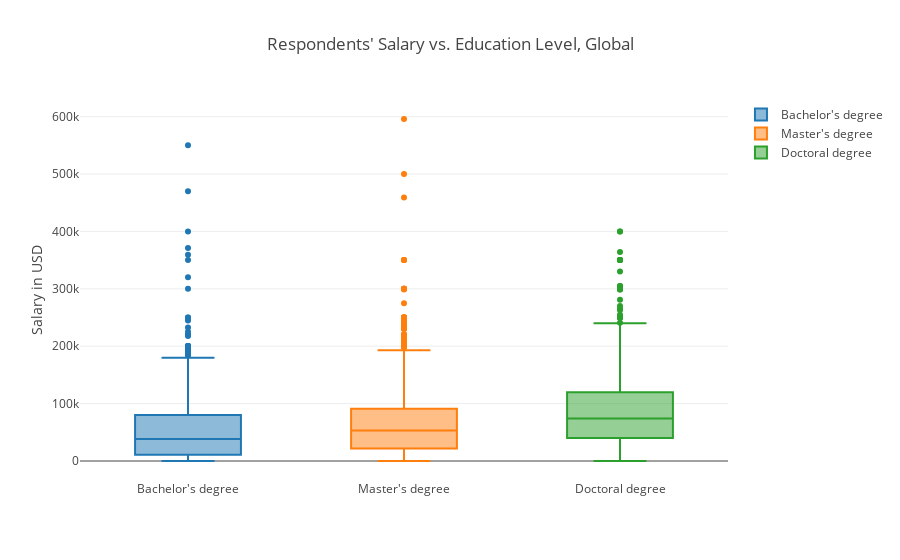

The notebook cell saved with this chart:
### Code cell
trace1 = go.Box(
    y=salary_df[salary_df.FormalEducation == "Bachelor's degree"].Salary,
    boxpoints = 'outliers',
    name = "Bachelor's degree"
)

trace2 = go.Box(
    y=salary_df[salary_df.FormalEducation == "Master's degree"].Salary,
    boxpoints = 'outliers',
    name = "Master's degree"
)

trace3 = go.Box(
    y=salary_df[salary_df.FormalEducation == "Doctoral degree"].Salary,
    boxpoints = 'outliers',
    name = "Doctoral degree"
)

data = [trace1, trace2, trace3]

layout = go.Layout(
    title = "Respondents' Salary vs. Education Level, Global",
    yaxis=dict(title="Salary in USD")
)

fig = dict( data=data, layout=layout )
plotly.offline.iplot(fig, validate=False, filename='Salary_Education_Distribution')

# Save the imSalary
plotly.plotly.image.save_as(fig, filename='Salary_Education_Distribution.png')

### Figure 1 — Plotly figure (JSON) as saved in the notebook; plotly's stock layout.template omitted (floating-point values rounded to 4 significant figures; data arrays with more than 128 entries replaced by an {"elided": "..."} marker saying what was removed)
{"data": [{"boxpoints": "outliers", "name": "Bachelor's degree", "type": "box", "y": {"elided": "1107 float values"}}, {"boxpoints": "outliers", "name": "Master's degree", "type": "box", "y": {"elided": "2002 float values"}}, {"boxpoints": "outliers", "name": "Doctoral degree", "type": "box", "y": {"elided": "973 float values"}}], "layout": {"title": "Respondents' Salary vs. Education Level, Global", "yaxis": {"title": "Salary in USD"}}}
